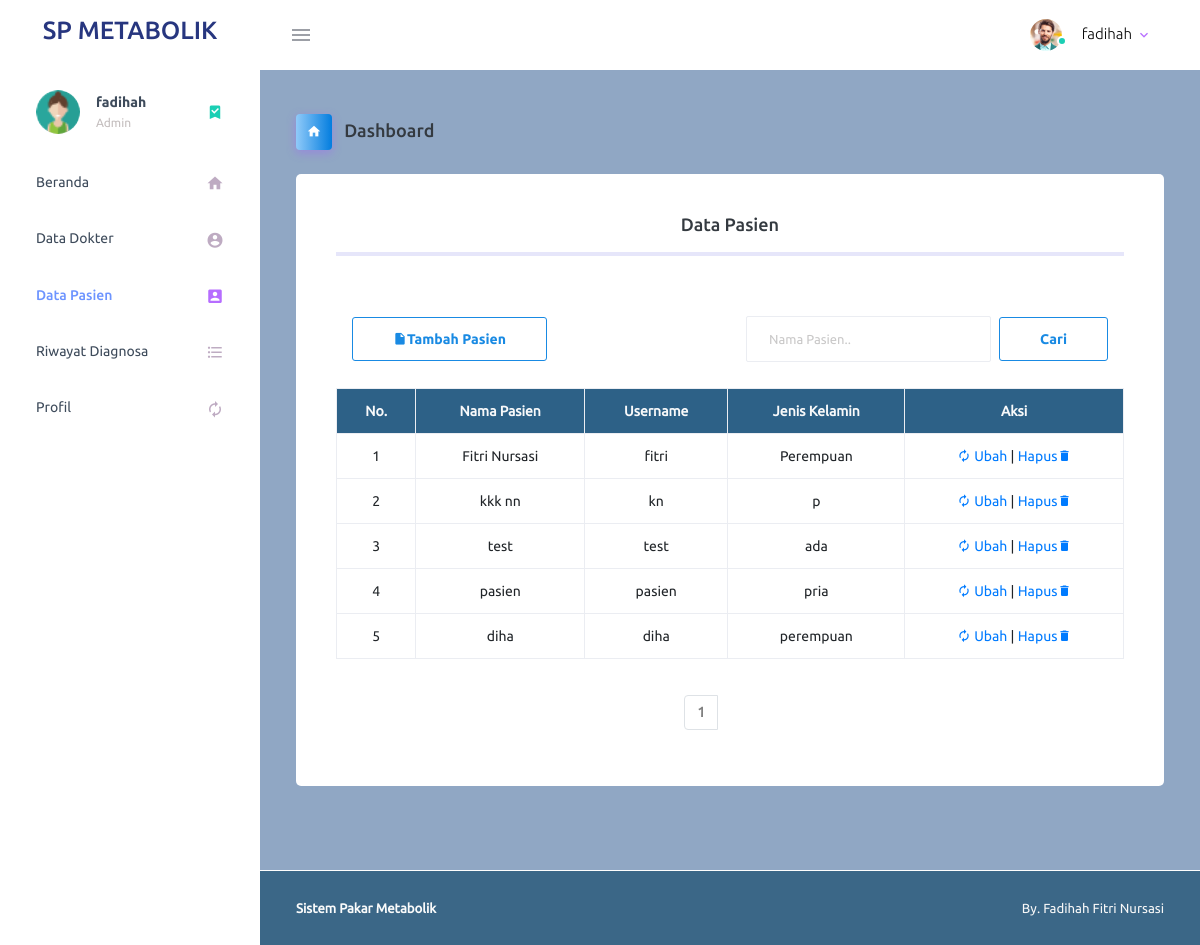
The app's page /page/admin/data_pasien.php (signed in), older data.
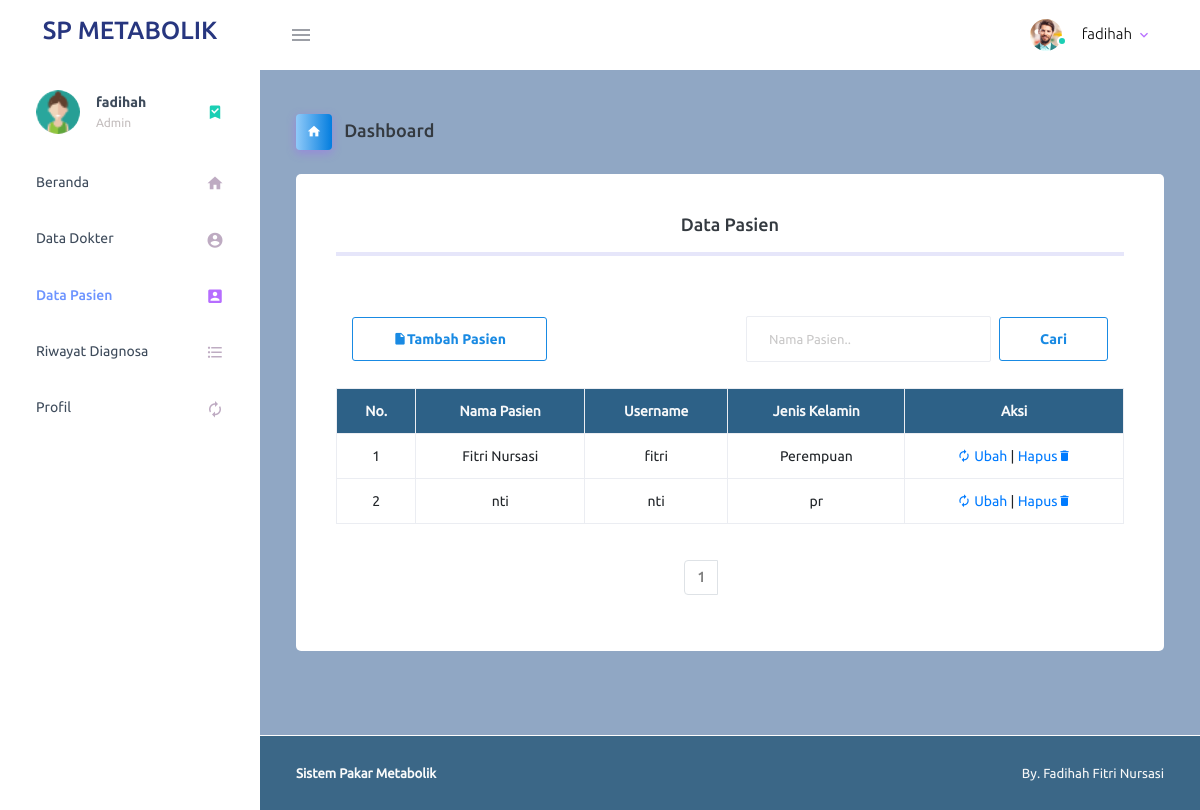
The same page, newer data.
### tables this page shows
CREATE TABLE `user` (
  `id_user` int(5) NOT NULL,
  `nama` varchar(30) NOT NULL,
  `username` varchar(15) NOT NULL,
  `email` varchar(30) NOT NULL,
  `jk` varchar(10) NOT NULL,
  `password` varchar(255) NOT NULL,
  `role` varchar(10) DEFAULT NULL,
  `tgl_lahir` date DEFAULT NULL
);

### page/koneksi.php (called while the page is built, shortened)
<?php
$conn = mysqli_connect("localhost", "root", "", "metabolik");
function query($query) {
    global $conn;
    $result = mysqli_query($conn, $query);
    $rows = [];
    while( $row = mysqli_fetch_assoc($result) ) {
        $rows[] = $row;
    }
    return $rows;
}
?>

### page/admin/data_pasien.php (the view, shortened to what the changed rows need)
<?php
require '../koneksi.php';
$jumlahdataperhalaman = 5;
$jumlahdata = count(query("SELECT*FROM user WHERE role='Pasien'"));
$jumlahhalaman = ceil($jumlahdata/$jumlahdataperhalaman);
$halamanaktif = (isset($_GET["halaman"])) ? $_GET["halaman"]:1;
$awaldata = ($jumlahdataperhalaman * $halamanaktif) - $jumlahdataperhalaman;
$duser = query("SELECT*FROM user WHERE role='Pasien' ORDER BY id_user asc LIMIT $awaldata, $jumlahdataperhalaman");
?>
<!DOCTYPE html>
<html lang="en">
  <head>
    <link rel="stylesheet" href="../vendor/assets/vendors/mdi/css/materialdesignicons.min.css">
    <link rel="stylesheet" href="../vendor/assets/vendors/css/vendor.bundle.base.css">
    <link rel="stylesheet" href="../vendor/assets/css/style.css">
  </head>
  <body>
    <div class="container-scroller">
      <div class="container-fluid page-body-wrapper">
        <div class="main-panel">
          <div class="content-wrapper">
            <div class="row">
              <div class="col-12 grid-margin stretch-card">
                <div class="card">
                  <div class="card-body text-center">
                    <hr><br><br>
                    <br>
                    <table class="table table-bordered">
                        <tr class="text-center text-light" style="background-color:#2D6187;">
                        <th>No.</th>
                        <th>Nama Pasien</th>
                        <th>Username</th>
                        <th>Jenis Kelamin</th>
                        <th>Aksi</th>
                        </tr>
                        <?php $i = 1; ?>
                        <?php foreach($duser as $row) : ?>
                        <tr class="text-center">
                        <td><?= $i; ?></td>
                        <td><?= $row["nama"];?> </td>
                        <td><?= $row["username"];?> </td>
                        <td><?= $row["jk"];?> </td>
                        <td>
                          <a href="ubah_user.php?id=<?= $row["id_user"];?>" class="mdi mdi-autorenew"> Ubah</a> |
                          <a href="hapus_user.php?id=<?= $row["id_user"];?>" onclick=" return confirm('Yakin ingin menghapus data ?');">Hapus<a class="mdi mdi-delete"></a></a>
                        </td>
                        </tr>
                        <?php $i++; ?>
                        <?php endforeach; ?>
                    </table><br><br>
                    <div class="container">
                          <div class="row">
                            <div class="col-md-6 offset-md-5">
                              <nav aria-label="Page navigation example">
                                <ul class="pagination">
                                  <li class="page-item">
                                    <?php for($i=1; $i<=$jumlahhalaman; $i++) :?>
                                    <?php if($i==$halamanaktif) : ?>
                                      <a class="page-link" href="?halaman=<?= $i;?>" style="font-weight: bold; color: grey;"> <?= $i; ?> </a>
                                    <?php else :?>
                                      <li class="page-item"><a class="page-link" href="?halaman=<?= $i;?>"> <?= $i; ?> </a></li>
                                        <?php endif; ?>
                                        <?php endfor; ?>
                                      </li>
                                  </ul>
                              </nav>
                            </div>
                          </div>
                        </div>
                  </div>
                </div>
              </div>
            </div>
          </div>
        </div>
      </div>
    </div>
  </body>
</html>

Row changes from the older to the newer data that the page shows:
removed user: nama "kkk nn", username "kn", jk "p"
removed user: nama "test", username "test", jk "ada"
removed user: nama "pasien", username "pasien", jk "pria"
removed user: nama "diha", username "diha", jk "perempuan"
added user: nama "nti", username "nti", jk "pr"
